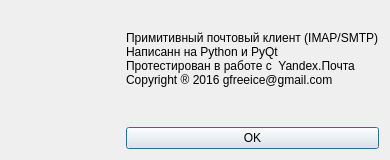
<?xml version="1.0" encoding="UTF-8"?>
<ui version="4.0">
 <class>Dialog</class>
 <widget class="QDialog" name="Dialog">
  <property name="geometry">
   <rect>
    <x>0</x>
    <y>0</y>
    <width>390</width>
    <height>160</height>
   </rect>
  </property>
  <property name="windowTitle">
   <string>О программе</string>
  </property>
  <layout class="QHBoxLayout" name="horizontalLayout">
   <item>
    <layout class="QGridLayout" name="gridLayout">
     <item row="0" column="0" rowspan="2">
      <widget class="QLabel" name="label_1">
       <property name="text">
        <string/>
       </property>
       <property name="pixmap">
        <pixmap>../img/app.png</pixmap>
       </property>
      </widget>
     </item>
     <item row="0" column="1">
      <widget class="QLabel" name="label_2">
       <property name="text">
        <string>Примитивный почтовый клиент (IMAP/SMTP) 
Написанн на Python и PyQt
Протестирован в работе с  Yandex.Почта
Copyright ® 2016 gfreeice@gmail.com
</string>
       </property>
      </widget>
     </item>
     <item row="1" column="1">
      <widget class="QPushButton" name="pb_ok">
       <property name="text">
        <string>OK</string>
       </property>
      </widget>
     </item>
    </layout>
   </item>
  </layout>
 </widget>
 <resources/>
 <connections>
  <connection>
   <sender>pb_ok</sender>
   <signal>clicked()</signal>
   <receiver>Dialog</receiver>
   <slot>accept()</slot>
   <hints>
    <hint type="sourcelabel">
     <x>280</x>
     <y>218</y>
    </hint>
    <hint type="destinationlabel">
     <x>297</x>
     <y>348</y>
    </hint>
   </hints>
  </connection>
 </connections>
</ui>
